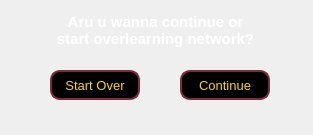
<?xml version="1.0" encoding="UTF-8"?>
<ui version="4.0">
 <class>Dialog</class>
 <widget class="QDialog" name="Dialog">
  <property name="geometry">
   <rect>
    <x>0</x>
    <y>0</y>
    <width>313</width>
    <height>135</height>
   </rect>
  </property>
  <property name="windowTitle">
   <string>Dialog</string>
  </property>
  <widget class="QLabel" name="label">
   <property name="geometry">
    <rect>
     <x>50</x>
     <y>10</y>
     <width>211</width>
     <height>41</height>
    </rect>
   </property>
   <property name="styleSheet">
    <string notr="true">font-family: &quot;Comic Sans MS&quot;;
font: bold 15px;
color: white;</string>
   </property>
   <property name="text">
    <string>Aru u wanna continue or 
start overlearning network?</string>
   </property>
   <property name="alignment">
    <set>Qt::AlignCenter</set>
   </property>
  </widget>
  <widget class="QPushButton" name="but_start_over">
   <property name="geometry">
    <rect>
     <x>50</x>
     <y>70</y>
     <width>90</width>
     <height>30</height>
    </rect>
   </property>
   <property name="styleSheet">
    <string notr="true">QPushButton {
border-radius: 10px;
border: 2px solid rgb(126, 44, 61); 
background-color: black;
color: gold;
font-family: &quot;Comic Sans MS&quot;;
font: 13px;
}

QPushButton:hover {
	border: 2px solid black;
	font: bold 13px;
	
}</string>
   </property>
   <property name="text">
    <string>Start Over</string>
   </property>
  </widget>
  <widget class="QPushButton" name="but_continue">
   <property name="geometry">
    <rect>
     <x>180</x>
     <y>70</y>
     <width>90</width>
     <height>30</height>
    </rect>
   </property>
   <property name="styleSheet">
    <string notr="true">QPushButton {
border-radius: 10px;
border: 2px solid rgb(126, 44, 61); 
background-color: black;
color: gold;
font-family: &quot;Comic Sans MS&quot;;
font: 13px;
}

QPushButton:hover {
	border: 2px solid black;
	font: bold 13px;
	
}</string>
   </property>
   <property name="text">
    <string>Continue</string>
   </property>
  </widget>
 </widget>
 <resources/>
 <connections/>
</ui>
